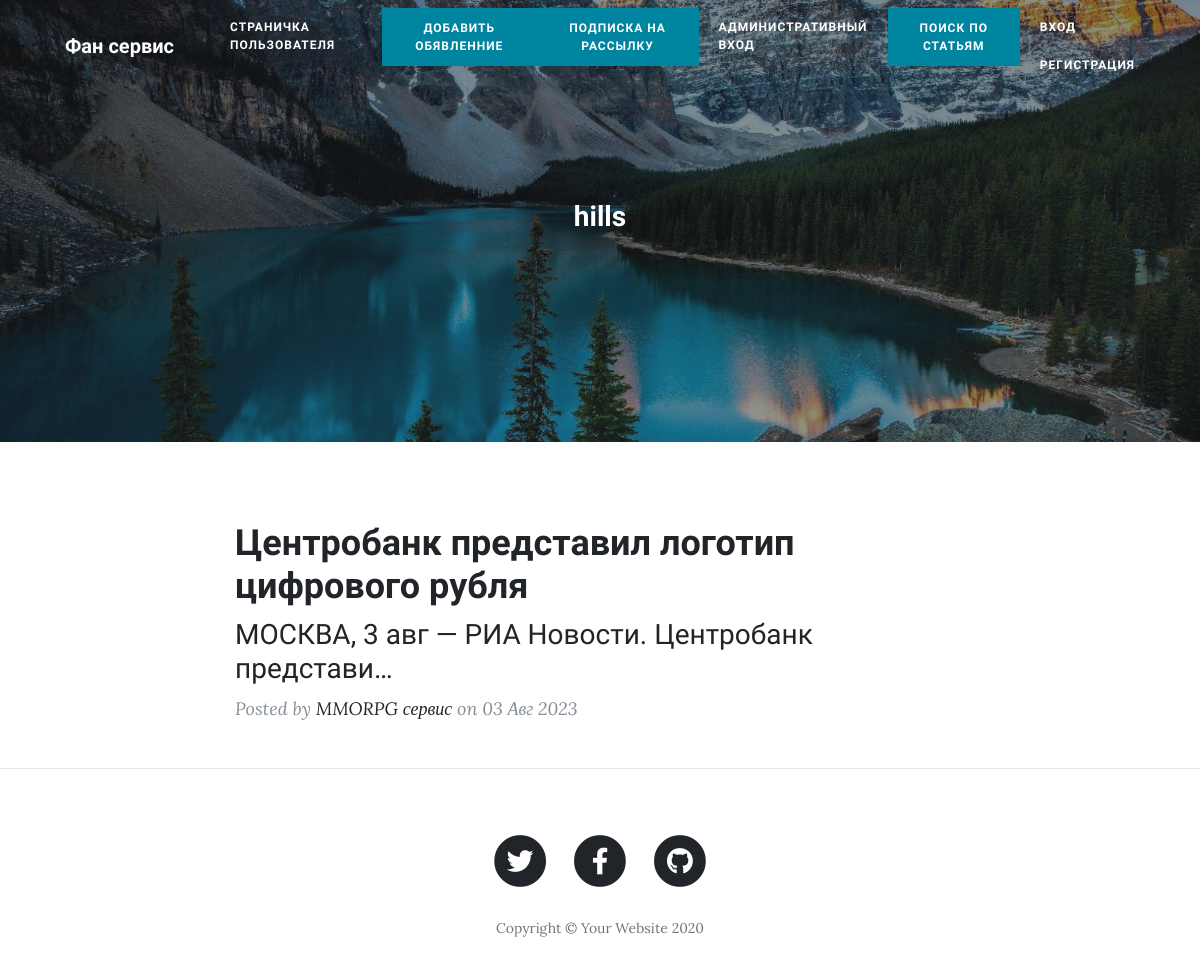
Page /category/2 on the earlier database version.
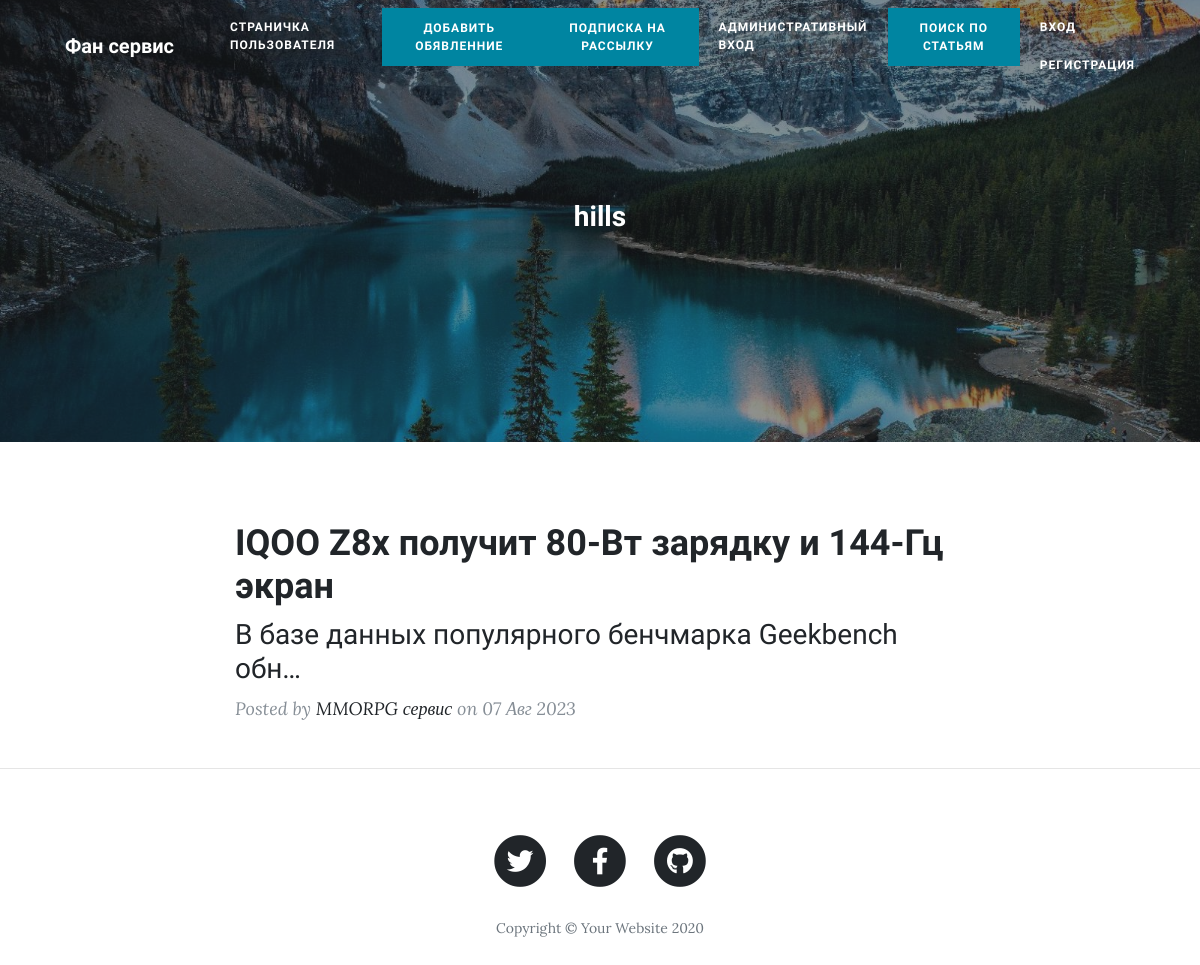
Same page on the later database version.
### bulletin/models.py (models this page shows, shortened)
class Declaration(models.Model):
    user = models.ForeignKey(AUTH_USER_MODEL, verbose_name='Пользыватель', on_delete=models.CASCADE)
    title = models.CharField('Заголовок', max_length=100)
    text = models.TextField('Описание')
    category = models.ForeignKey(Category, verbose_name='категория', on_delete=models.CASCADE)
    date_create = models.DateTimeField(auto_now_add=True, verbose_name='Дата пуболткации')
    response = models.ManyToManyField(AUTH_USER_MODEL, related_name='post_response', )
    accepted_response = models.ManyToManyField(AUTH_USER_MODEL, related_name='post_accepted_response', )
    file = models.FileField('Файл', upload_to="bulletin_file/", blank=True, null=True)
    image = models.ImageField('Изобнажение', upload_to="image/", blank=True, null=True)
    class Meta:
        verbose_name = "Обявление"
        verbose_name_plural = "Обявления"

### bulletin/views.py (the view)
# urls.py: path('category/<int:pk>', DeclarationCategory.as_view(), name='category'),
class DeclarationCategory(DetailView):
    model = Category
    template_name = 'category.html'
    context_object_name = 'DeclarationCategory'
    def get_context_data(self, **kwargs):
        id = self.kwargs.get('pk')
        context = super().get_context_data(**kwargs)
        context['category'] = Declaration.objects.filter(category=id)
        context['category_name'] = Category.objects.get(pk=id)
        return context

### bulletin/models.py (called while the page is built)
    def __str__(self):
        return self.name

### templates/category.html (shortened to what this page needs)
{% extends 'base.html' %}
{% block title2 %}
<h3>{{category_name}} </h3>
{% endblock title2 %}
{% block content %}
{% if DeclarationCategory %}
 {% for post in category %}
            <a href="/{{post.id}}">
            <h2 class="post-title">
              {{post.title}}
            </h2>
            <h3 class="post-subtitle">
              {{post.text|truncatechars:50}}
            </h3>
            </a>
          <p class="post-meta">Posted by
            <a href="/">MMORPG сервис</a>
            on {{post.date_create|date:'d M Y'}}</p>
{% endfor %}
{% endif %}
{% endblock content%}

Differences in the rows shown:
removed Declaration: title "Центробанк представил логотип цифрового рубля", text "МОСКВА, 3 авг — РИА Новости. Центробанк представи…", date_create "03 Авг 2023"
added Declaration: title "IQOO Z8x получит 80-Вт зарядку и 144-Гц экран", text "В базе данных популярного бенчмарка Geekbench обн…", date_create "07 Авг 2023"
